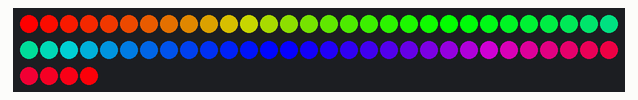
A sketch run on a simulated Arduino Uno, built with avr-gcc and run on an emulated ATmega328P. Parts: 64 RGB LEDs in strip order, left to right, continuing on the next row. Dim RGB values are drawn brighter than linear; random numbers use the default seed unless the sketch sets one.

Above: at 0.15 s.
At 4.11 s:
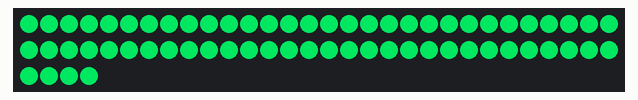
At 5.37 s:
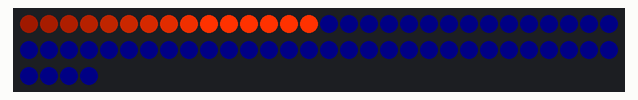
At 6.67 s:
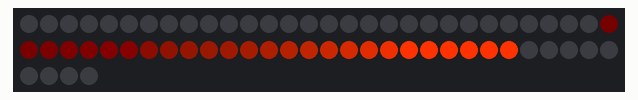
At 21.86 s:
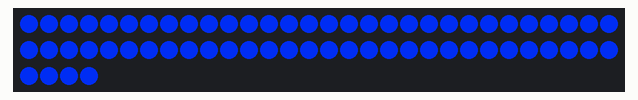
At 36.28 s:
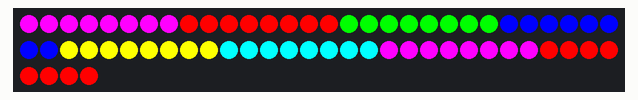

The sketch:

WSD_LEDS_8_Check.ino
```cpp
#include <Adafruit_NeoPixel.h>

#define DATA_PIN 10
#define NUM_RINGS 8
#define LEDS_PER_RING 8
#define NUM_LEDS (NUM_RINGS * LEDS_PER_RING)

Adafruit_NeoPixel strip(NUM_LEDS, DATA_PIN, NEO_GRB + NEO_KHZ800);

// ====== FUNCTION DECLARATIONS ======
void rainbowRotate(uint8_t wait);
void pulseWave(uint8_t wait);
void comet(uint8_t red, uint8_t green, uint8_t blue, int speedDelay);
void sparkle(int count, int wait);
void colorChase(uint8_t wait);
void setRingColor(int ringIndex, uint32_t color);
uint32_t Wheel(byte WheelPos);

// ====== SETUP ======
void setup() {
  strip.begin();
  strip.show();
  randomSeed(analogRead(0)); // for sparkle randomness
}

// ====== MAIN LOOP ======
void loop() {
  rainbowRotate(10);
  pulseWave(8);
  comet(255, 50, 0, 25);
  sparkle(10, 100);
  colorChase(50);
}

// ====== EFFECT 1: RAINBOW ROTATION ======
void rainbowRotate(uint8_t wait) {
  for (int j = 0; j < 256; j++) {
    for (int i = 0; i < NUM_LEDS; i++) {
      strip.setPixelColor(i, Wheel(((i * 256 / NUM_LEDS) + j) & 255));
    }
    strip.show();
    delay(wait);
  }
}

// ====== EFFECT 2: PULSE WAVE ACROSS RINGS ======
void pulseWave(uint8_t wait) {
  for (int brightness = 0; brightness <= 255; brightness += 5) {
    for (int ring = 0; ring < NUM_RINGS; ring++) {
      uint32_t color = strip.Color(0, brightness, 255 - brightness);
      setRingColor(ring, color);
    }
    strip.show();
    delay(wait);
  }
  for (int brightness = 255; brightness >= 0; brightness -= 5) {
    for (int ring = NUM_RINGS - 1; ring >= 0; ring--) {
      uint32_t color = strip.Color(0, brightness, 255 - brightness);
      setRingColor(ring, color);
    }
    strip.show();
    delay(wait);
  }
}

// ====== EFFECT 3: COMET (TRAILING BALL OF LIGHT) ======
void comet(uint8_t red, uint8_t green, uint8_t blue, int speedDelay) {
  int size = 6;
  float fade = 0.8;

  for (int i = 0; i < NUM_LEDS + size; i++) {
    for (int j = 0; j < NUM_LEDS; j++) {
      uint32_t oldColor = strip.getPixelColor(j);
      uint8_t r = (uint8_t)(oldColor >> 16);
      uint8_t g = (uint8_t)(oldColor >> 8);
      uint8_t b = (uint8_t)(oldColor);
      strip.setPixelColor(j, (uint8_t)(r * fade), (uint8_t)(g * fade), (uint8_t)(b * fade));
    }
    for (int j = 0; j < size; j++) {
      if ((i - j) >= 0 && (i - j) < NUM_LEDS)
        strip.setPixelColor(i - j, strip.Color(red, green, blue));
    }
    strip.show();
    delay(speedDelay);
  }
}

// ====== EFFECT 4: RANDOM SPARKLES ======
void sparkle(int count, int wait) {
  for (int k = 0; k < 80; k++) { // repeat a few cycles
    strip.clear();
    for (int i = 0; i < count; i++) {
      int pixel = random(NUM_LEDS);
      strip.setPixelColor(pixel, strip.Color(random(255), random(255), random(255)));
    }
    strip.show();
    delay(wait);
  }
}

// ====== EFFECT 5: COLOR CHASE ======
void colorChase(uint8_t wait) {
  uint32_t colors[] = {
    strip.Color(255, 0, 0),
    strip.Color(0, 255, 0),
    strip.Color(0, 0, 255),
    strip.Color(255, 255, 0),
    strip.Color(0, 255, 255),
    strip.Color(255, 0, 255)
  };
  int numColors = sizeof(colors) / sizeof(colors[0]);

  for (int c = 0; c < numColors; c++) {
    for (int ring = 0; ring < NUM_RINGS; ring++) {
      setRingColor(ring, colors[(ring + c) % numColors]);
      strip.show();
      delay(wait);
    }
  }
}

// ====== HELPER FUNCTIONS ======
void setRingColor(int ringIndex, uint32_t color) {
  int start = ringIndex * LEDS_PER_RING;
  for (int i = start; i < start + LEDS_PER_RING; i++) {
    strip.setPixelColor(i, color);
  }
}

uint32_t Wheel(byte WheelPos) {
  WheelPos = 255 - WheelPos;
  if (WheelPos < 85) return strip.Color(255 - WheelPos * 3, 0, WheelPos * 3);
  if (WheelPos < 170) {
    WheelPos -= 85;
    return strip.Color(0, WheelPos * 3, 255 - WheelPos * 3);
  }
  WheelPos -= 170;
  return strip.Color(WheelPos * 3, 255 - WheelPos * 3, 0);
}
```
